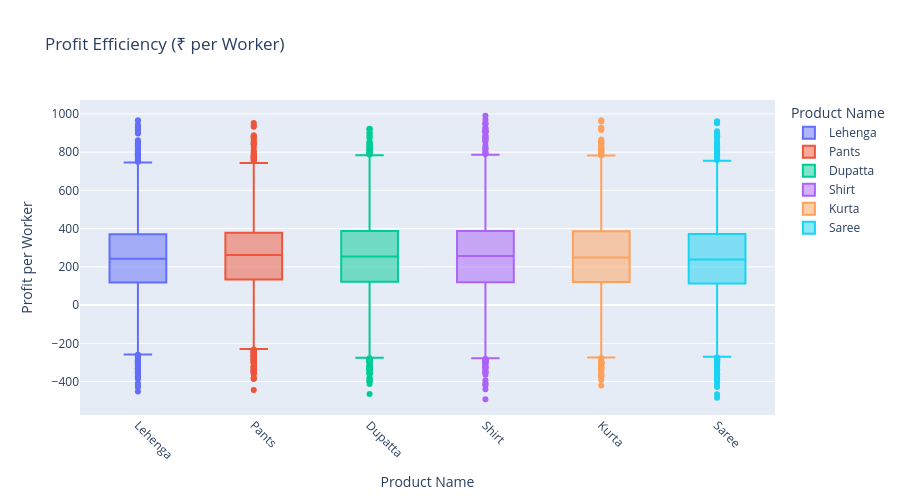

Notebook cell for this chart:
### Markdown cell above
## 8. Workers Efficiency (Profit per Worker)

### Code cell
df['Profit per Worker'] = df['Net Profit'] / df['Total No of Workers']

fig8 = px.box(df, x='Product Name', y='Profit per Worker',
              title='Profit Efficiency (₹ per Worker)',
              color='Product Name')
fig8.update_layout(height=500, xaxis_tickangle=45, font_size=12)
fig8.show()

### Figure 1 — Plotly figure (JSON) as saved in the notebook; plotly's stock layout.template omitted (floating-point values rounded to 4 significant figures; data arrays with more than 128 entries replaced by an {"elided": "..."} marker saying what was removed)
{"data": [{"alignmentgroup": "True", "hovertemplate": "Product Name=%{x}<br>Profit per Worker=%{y}<extra></extra>", "legendgroup": "Lehenga", "marker": {"color": "#636efa"}, "name": "Lehenga", "notched": false, "offsetgroup": "Lehenga", "orientation": "v", "showlegend": true, "type": "box", "x": {"elided": "1593 str values"}, "x0": " ", "xaxis": "x", "y": {"elided": "1593 float values"}, "y0": " ", "yaxis": "y"}, {"alignmentgroup": "True", "hovertemplate": "Product Name=%{x}<br>Profit per Worker=%{y}<extra></extra>", "legendgroup": "Pants", "marker": {"color": "#EF553B"}, "name": "Pants", "notched": false, "offsetgroup": "Pants", "orientation": "v", "showlegend": true, "type": "box", "x": {"elided": "1630 str values"}, "x0": " ", "xaxis": "x", "y": {"elided": "1630 float values"}, "y0": " ", "yaxis": "y"}, {"alignmentgroup": "True", "hovertemplate": "Product Name=%{x}<br>Profit per Worker=%{y}<extra></extra>", "legendgroup": "Dupatta", "marker": {"color": "#00cc96"}, "name": "Dupatta", "notched": false, "offsetgroup": "Dupatta", "orientation": "v", "showlegend": true, "type": "box", "x": {"elided": "1669 str values"}, "x0": " ", "xaxis": "x", "y": {"elided": "1669 float values"}, "y0": " ", "yaxis": "y"}, {"alignmentgroup": "True", "hovertemplate": "Product Name=%{x}<br>Profit per Worker=%{y}<extra></extra>", "legendgroup": "Shirt", "marker": {"color": "#ab63fa"}, "name": "Shirt", "notched": false, "offsetgroup": "Shirt", "orientation": "v", "showlegend": true, "type": "box", "x": {"elided": "1705 str values"}, "x0": " ", "xaxis": "x", "y": {"elided": "1705 float values"}, "y0": " ", "yaxis": "y"}, {"alignmentgroup": "True", "hovertemplate": "Product Name=%{x}<br>Profit per Worker=%{y}<extra></extra>", "legendgroup": "Kurta", "marker": {"color": "#FFA15A"}, "name": "Kurta", "notched": false, "offsetgroup": "Kurta", "orientation": "v", "showlegend": true, "type": "box", "x": {"elided": "1738 str values"}, "x0": " ", "xaxis": "x", "y": {"elided": "1738 float values"}, "y0": " ", "yaxis": "y"}, {"alignmentgroup": "True", "hovertemplate": "Product Name=%{x}<br>Profit per Worker=%{y}<extra></extra>", "legendgroup": "Saree", "marker": {"color": "#19d3f3"}, "name": "Saree", "notched": false, "offsetgroup": "Saree", "orientation": "v", "showlegend": true, "type": "box", "x": {"elided": "1665 str values"}, "x0": " ", "xaxis": "x", "y": {"elided": "1665 float values"}, "y0": " ", "yaxis": "y"}], "layout": {"boxmode": "overlay", "font": {"size": 12}, "height": 500, "legend": {"title": {"text": "Product Name"}, "tracegroupgap": 0}, "title": {"text": "Profit Efficiency (₹ per Worker)"}, "xaxis": {"anchor": "y", "categoryarray": ["Lehenga", "Pants", "Dupatta", "Shirt", "Kurta", "Saree"], "categoryorder": "array", "domain": [0, 1], "tickangle": 45, "title": {"text": "Product Name"}}, "yaxis": {"anchor": "x", "domain": [0, 1], "title": {"text": "Profit per Worker"}}}}
